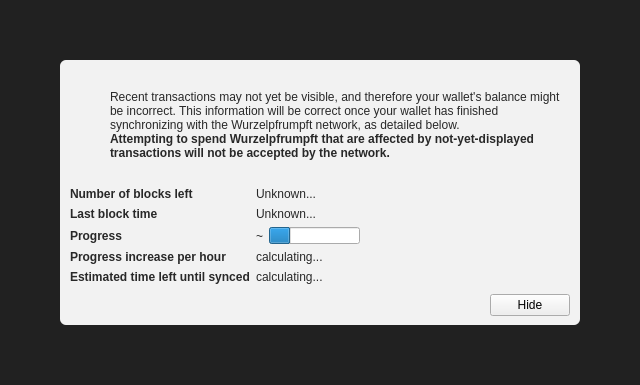
<?xml version="1.0" encoding="UTF-8"?>
<ui version="4.0">
 <class>ModalOverlay</class>
 <widget class="ModalOverlay" name="ModalOverlay">
  <property name="geometry">
   <rect>
    <x>0</x>
    <y>0</y>
    <width>640</width>
    <height>385</height>
   </rect>
  </property>
  <property name="windowTitle">
   <string>Form</string>
  </property>
  <layout class="QVBoxLayout" name="verticalLayout" stretch="0">
   <property name="sizeConstraint">
    <enum>QLayout::SetDefaultConstraint</enum>
   </property>
   <property name="leftMargin">
    <number>0</number>
   </property>
   <property name="topMargin">
    <number>0</number>
   </property>
   <property name="rightMargin">
    <number>0</number>
   </property>
   <property name="bottomMargin">
    <number>0</number>
   </property>
   <item>
    <widget class="QWidget" name="bgWidget" native="true">
     <property name="styleSheet">
      <string notr="true">#bgWidget { background: rgba(0,0,0,220); }</string>
     </property>
     <layout class="QVBoxLayout" name="verticalLayoutMain" stretch="1">
      <property name="leftMargin">
       <number>60</number>
      </property>
      <property name="topMargin">
       <number>60</number>
      </property>
      <property name="rightMargin">
       <number>60</number>
      </property>
      <property name="bottomMargin">
       <number>60</number>
      </property>
      <item>
       <widget class="QWidget" name="contentWidget" native="true">
        <property name="styleSheet">
         <string notr="true">#contentWidget { background: rgba(255,255,255,240); border-radius: 6px; }

QLabel { color: rgb(40,40,40);  }</string>
        </property>
        <layout class="QVBoxLayout" name="verticalLayoutSub" stretch="1,0,0,0">
         <property name="spacing">
          <number>0</number>
         </property>
         <property name="leftMargin">
          <number>10</number>
         </property>
         <property name="topMargin">
          <number>10</number>
         </property>
         <property name="rightMargin">
          <number>10</number>
         </property>
         <property name="bottomMargin">
          <number>10</number>
         </property>
         <item>
          <layout class="QHBoxLayout" name="horizontalLayoutIconText" stretch="0,1">
           <property name="topMargin">
            <number>20</number>
           </property>
           <item>
            <layout class="QVBoxLayout" name="verticalLayoutIcon">
             <property name="leftMargin">
              <number>0</number>
             </property>
             <item>
              <widget class="QPushButton" name="warningIcon">
               <property name="enabled">
                <bool>false</bool>
               </property>
               <property name="text">
                <string/>
               </property>
               <property name="icon">
                <iconset>
                 <normaloff>:/icons/warning</normaloff>
                 <disabledoff>:/icons/warning</disabledoff>:/icons/warning</iconset>
               </property>
               <property name="iconSize">
                <size>
                 <width>48</width>
                 <height>48</height>
                </size>
               </property>
               <property name="flat">
                <bool>true</bool>
               </property>
              </widget>
             </item>
             <item>
              <spacer name="verticalSpacerWarningIcon">
               <property name="orientation">
                <enum>Qt::Vertical</enum>
               </property>
               <property name="sizeHint" stdset="0">
                <size>
                 <width>20</width>
                 <height>40</height>
                </size>
               </property>
              </spacer>
             </item>
            </layout>
           </item>
           <item>
            <layout class="QVBoxLayout" name="verticalLayoutInfoText">
             <property name="leftMargin">
              <number>0</number>
             </property>
             <property name="topMargin">
              <number>0</number>
             </property>
             <item>
              <widget class="QLabel" name="infoText">
               <property name="text">
                <string>Recent transactions may not yet be visible, and therefore your wallet's balance might be incorrect. This information will be correct once your wallet has finished synchronizing with the Wurzelpfrumpft network, as detailed below.</string>
               </property>
               <property name="textFormat">
                <enum>Qt::RichText</enum>
               </property>
               <property name="wordWrap">
                <bool>true</bool>
               </property>
              </widget>
             </item>
             <item>
              <widget class="QLabel" name="infoTextStrong">
               <property name="font">
                <font>
                 <weight>75</weight>
                 <bold>true</bold>
                </font>
               </property>
               <property name="text">
                <string>Attempting to spend Wurzelpfrumpft that are affected by not-yet-displayed transactions will not be accepted by the network.</string>
               </property>
               <property name="textFormat">
                <enum>Qt::RichText</enum>
               </property>
               <property name="wordWrap">
                <bool>true</bool>
               </property>
              </widget>
             </item>
             <item>
              <spacer name="verticalSpacerInTextSpace">
               <property name="orientation">
                <enum>Qt::Vertical</enum>
               </property>
               <property name="sizeHint" stdset="0">
                <size>
                 <width>20</width>
                 <height>40</height>
                </size>
               </property>
              </spacer>
             </item>
            </layout>
           </item>
          </layout>
         </item>
         <item>
          <spacer name="verticalSpacerAfterText">
           <property name="orientation">
            <enum>Qt::Vertical</enum>
           </property>
           <property name="sizeHint" stdset="0">
            <size>
             <width>20</width>
             <height>40</height>
            </size>
           </property>
          </spacer>
         </item>
         <item>
          <layout class="QFormLayout" name="formLayout">
           <property name="fieldGrowthPolicy">
            <enum>QFormLayout::FieldsStayAtSizeHint</enum>
           </property>
           <property name="horizontalSpacing">
            <number>6</number>
           </property>
           <property name="verticalSpacing">
            <number>6</number>
           </property>
           <property name="topMargin">
            <number>10</number>
           </property>
           <item row="0" column="0">
            <widget class="QLabel" name="labelNumberOfBlocksLeft">
             <property name="font">
              <font>
               <weight>75</weight>
               <bold>true</bold>
              </font>
             </property>
             <property name="text">
              <string>Number of blocks left</string>
             </property>
            </widget>
           </item>
           <item row="0" column="1">
            <widget class="QLabel" name="numberOfBlocksLeft">
             <property name="text">
              <string>Unknown...</string>
             </property>
            </widget>
           </item>
           <item row="1" column="0">
            <widget class="QLabel" name="labelLastBlockTime">
             <property name="font">
              <font>
               <weight>75</weight>
               <bold>true</bold>
              </font>
             </property>
             <property name="text">
              <string>Last block time</string>
             </property>
            </widget>
           </item>
           <item row="1" column="1">
            <widget class="QLabel" name="newestBlockDate">
             <property name="sizePolicy">
              <sizepolicy hsizetype="Maximum" vsizetype="Preferred">
               <horstretch>0</horstretch>
               <verstretch>0</verstretch>
              </sizepolicy>
             </property>
             <property name="text">
              <string>Unknown...</string>
             </property>
            </widget>
           </item>
           <item row="2" column="0">
            <widget class="QLabel" name="labelSyncDone">
             <property name="font">
              <font>
               <weight>75</weight>
               <bold>true</bold>
              </font>
             </property>
             <property name="text">
              <string>Progress</string>
             </property>
            </widget>
           </item>
           <item row="2" column="1">
            <layout class="QHBoxLayout" name="horizontalLayoutSync" stretch="0,1">
             <item>
              <widget class="QLabel" name="percentageProgress">
               <property name="text">
                <string notr="true">~</string>
               </property>
              </widget>
             </item>
             <item>
              <widget class="QProgressBar" name="progressBar">
               <property name="value">
                <number>24</number>
               </property>
               <property name="format">
                <string/>
               </property>
              </widget>
             </item>
            </layout>
           </item>
           <item row="4" column="0">
            <widget class="QLabel" name="labelProgressIncrease">
             <property name="font">
              <font>
               <weight>75</weight>
               <bold>true</bold>
              </font>
             </property>
             <property name="text">
              <string>Progress increase per hour</string>
             </property>
            </widget>
           </item>
           <item row="4" column="1">
            <widget class="QLabel" name="progressIncreasePerH">
             <property name="text">
              <string>calculating...</string>
             </property>
            </widget>
           </item>
           <item row="5" column="0">
            <widget class="QLabel" name="labelEstimatedTimeLeft">
             <property name="font">
              <font>
               <weight>75</weight>
               <bold>true</bold>
              </font>
             </property>
             <property name="text">
              <string>Estimated time left until synced</string>
             </property>
            </widget>
           </item>
           <item row="5" column="1">
            <widget class="QLabel" name="expectedTimeLeft">
             <property name="text">
              <string>calculating...</string>
             </property>
            </widget>
           </item>
          </layout>
         </item>
         <item>
          <layout class="QHBoxLayout" name="horizontalLayoutButtons">
           <property name="leftMargin">
            <number>10</number>
           </property>
           <property name="topMargin">
            <number>10</number>
           </property>
           <item>
            <spacer name="horizontalSpacer">
             <property name="orientation">
              <enum>Qt::Horizontal</enum>
             </property>
             <property name="sizeHint" stdset="0">
              <size>
               <width>40</width>
               <height>20</height>
              </size>
             </property>
            </spacer>
           </item>
           <item>
            <widget class="QPushButton" name="closeButton">
             <property name="text">
              <string>Hide</string>
             </property>
            </widget>
           </item>
          </layout>
         </item>
        </layout>
       </widget>
      </item>
     </layout>
    </widget>
   </item>
  </layout>
 </widget>
 <customwidgets>
  <customwidget>
   <class>ModalOverlay</class>
   <extends>QWidget</extends>
   <header>qt/modaloverlay.h</header>
   <container>1</container>
  </customwidget>
 </customwidgets>
 <resources/>
 <connections/>
</ui>
